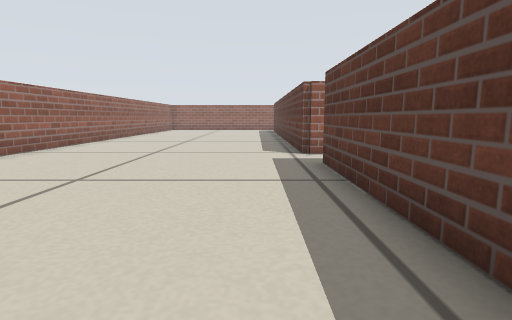
View 1 (above)

17 first-person views from a walk through a Stage world. The camera is 0.26 m above the floor, tilts 8° down and sees 80° across. The lines on the ground mark 1 m squares. The floor is counted in squares, 0.25 m on a side. Each view is taken from the middle of a square. On the plan, view 1 faces up. The plan holds only what a view shows up to about 12 squares ahead; the rest is blank. Robots are left out.

View 2
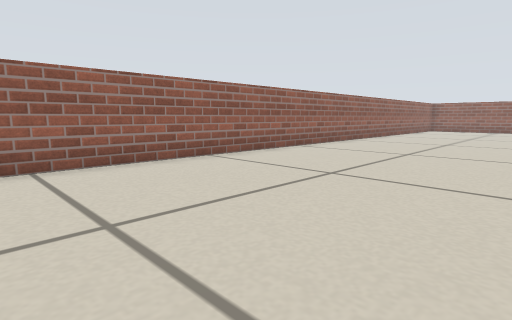

View 3
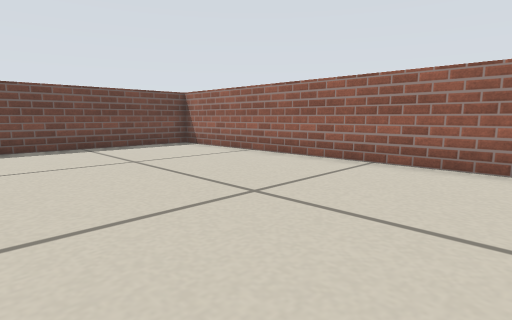

View 4
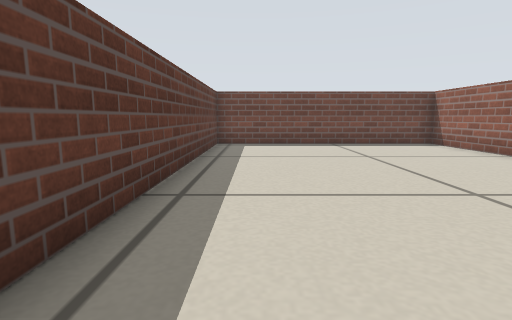

View 5
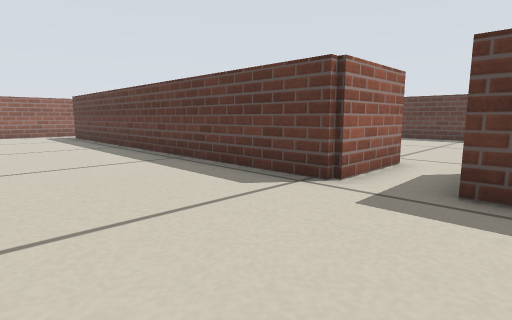

View 6
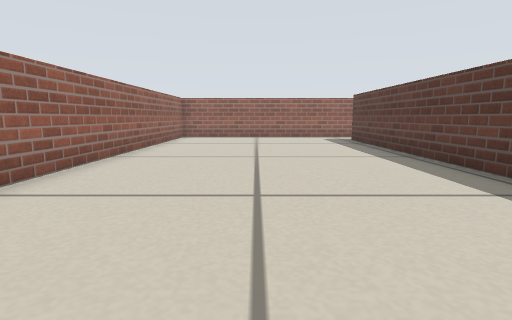

View 7
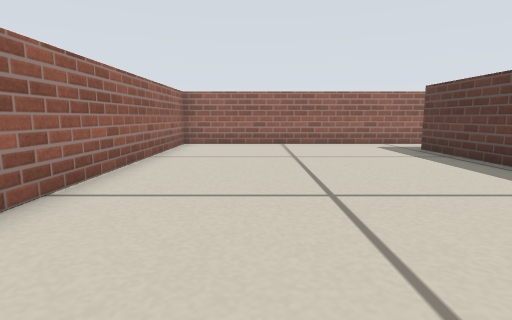

View 8
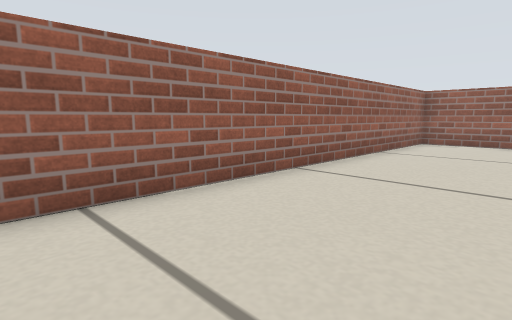

View 9
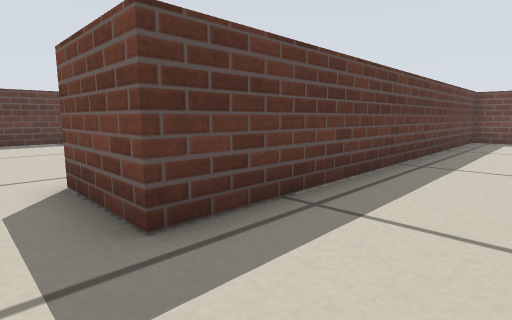

View 10
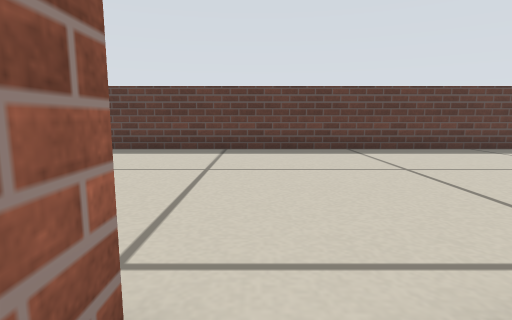

View 11
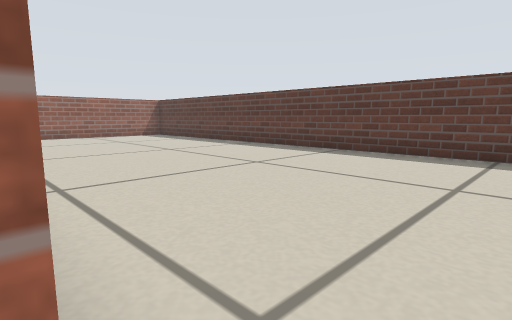

View 12
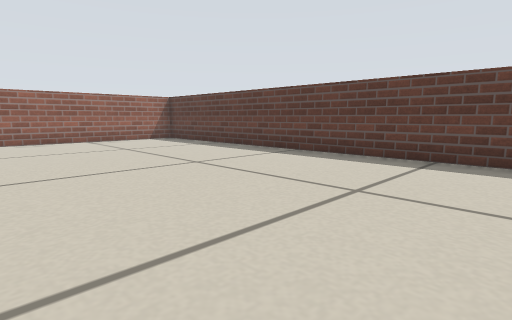

View 13
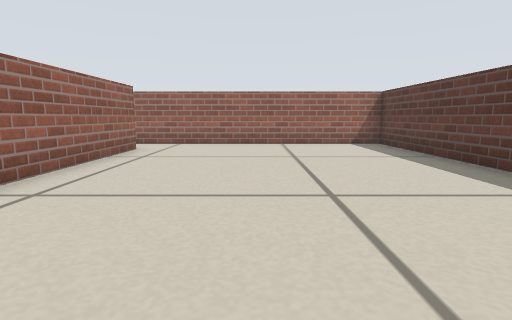

View 14
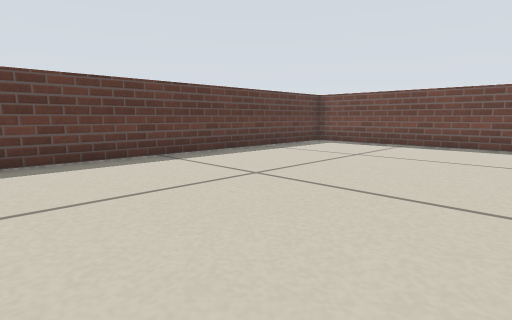

View 15
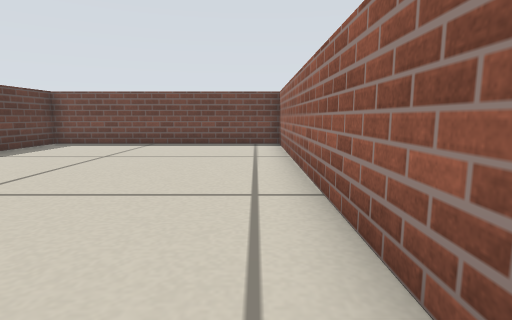

View 16
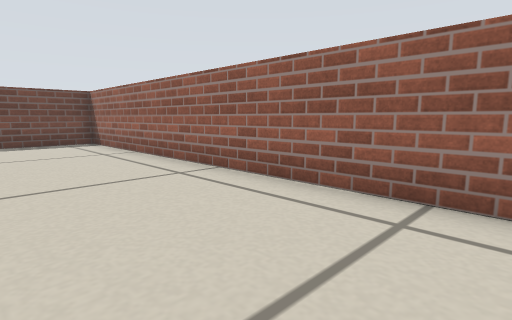

View 17
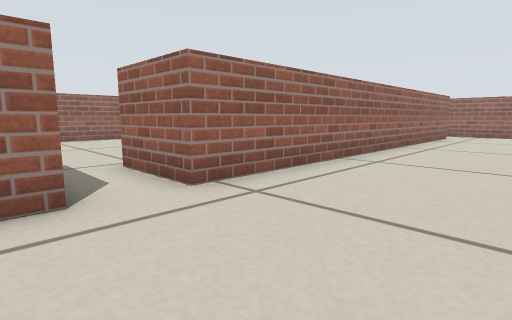

### Floor plan
Points are (right, up) in squares from view 1. A wall is a line through its corners. A room is listed if a view was taken in it or the views show most of it. See-through windows are left out.
Room 1 (views 1, 2, 3, 4, 5, 6, 7, 8, 9, 10, 11)
walls: (4.1, 8.5) (1.3, 8.5) (1.3, 22.9); (4.6, 24.9) (-6.8, 24.9) (-6.8, -6.9) (1.5, -6.9) (1.5, 6.9) (4.1, 6.9)
ways out: opening at (5, 8) to room 2; opening at (5, 24) to room 2
Room 2 (views 12, 13, 14, 15, 16, 17)
walls: (4.1, 6.9) (4.1, -6.9) (12.8, -6.9) (12.8, 24.9) (4.6, 24.9); (4.1, 23) (4.1, 8.5)
ways out: opening at (5, 8) to room 1; opening at (5, 24) to room 1

Where each view was taken, in squares from view 1:
view 1: 0 up, 0 right, facing up
view 2: 0 up, 0 right, facing up-left
view 3: 4 up, 0 right, facing down-left
view 4: 5 up, 0 right, facing down
view 5: 6 up, 3 left, facing up-right
view 6: 9 up, 3 left, facing up
view 7: 13 up, 4 left, facing up
view 8: 12 up, 3 left, facing up-left
view 9: 8 up, 1 left, facing down-right
view 10: 8 up, 3 right, facing right
view 11: 8 up, 4 right, facing up-right
view 12: 11 up, 5 right, facing up-right
view 13: 13 up, 8 right, facing up
view 14: 5 up, 5 right, facing down-right
view 15: 5 up, 5 right, facing down
view 16: 6 up, 8 right, facing down-left
view 17: 6 up, 8 right, facing up-left
